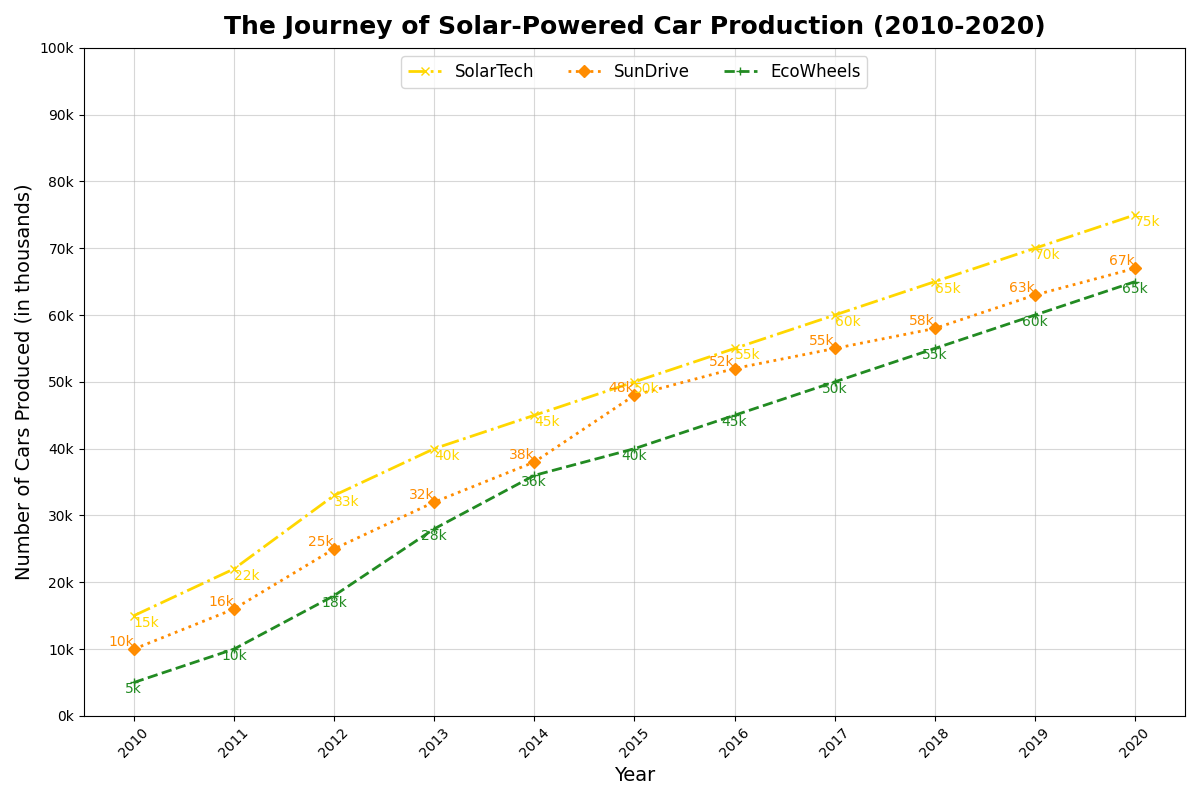

This chart was generated by the following Python code:
import matplotlib.pyplot as plt
import numpy as np

years = np.arange(2010, 2021)
solartech_production = [15, 22, 33, 40, 45, 50, 55, 60, 65, 70, 75]
sundrive_production = [10, 16, 25, 32, 38, 48, 52, 55, 58, 63, 67]
ecowheels_production = [5, 10, 18, 28, 36, 40, 45, 50, 55, 60, 65]

fig, ax = plt.subplots(figsize=(12, 8))

# Changed marker types and line styles
ax.plot(years, solartech_production, label='SolarTech', marker='x', linestyle='-.', linewidth=2, color='gold')
ax.plot(years, sundrive_production, label='SunDrive', marker='D', linestyle=':', linewidth=2, color='darkorange')
ax.plot(years, ecowheels_production, label='EcoWheels', marker='+', linestyle='--', linewidth=2, color='forestgreen')

# Change title padding
ax.set_title("The Journey of Solar-Powered Car Production (2010-2020)", fontsize=18, weight='bold', pad=10)
ax.set_xlabel("Year", fontsize=14)
ax.set_ylabel("Number of Cars Produced (in thousands)", fontsize=14)

ax.set_xticks(years)
ax.set_xticklabels(years, rotation=45)
ax.set_yticks(np.arange(0, 101, 10))
ax.set_yticklabels([f'{i}k' for i in range(0, 101, 10)])

# Changed grid style
ax.grid(True, linestyle='-', alpha=0.5)

# Modify the legend style
ax.legend(loc='upper center', fontsize=12, frameon=True, shadow=False, ncol=3)

for i in range(len(years)):
    ax.text(years[i], solartech_production[i], f"{solartech_production[i]}k", ha='left', va='top', fontsize=10, color='gold')
    ax.text(years[i], sundrive_production[i], f"{sundrive_production[i]}k", ha='right', va='bottom', fontsize=10, color='darkorange')
    ax.text(years[i], ecowheels_production[i], f"{ecowheels_production[i]}k", ha='center', va='top', fontsize=10, color='forestgreen')

# Adjust layout
plt.tight_layout()

plt.show()
